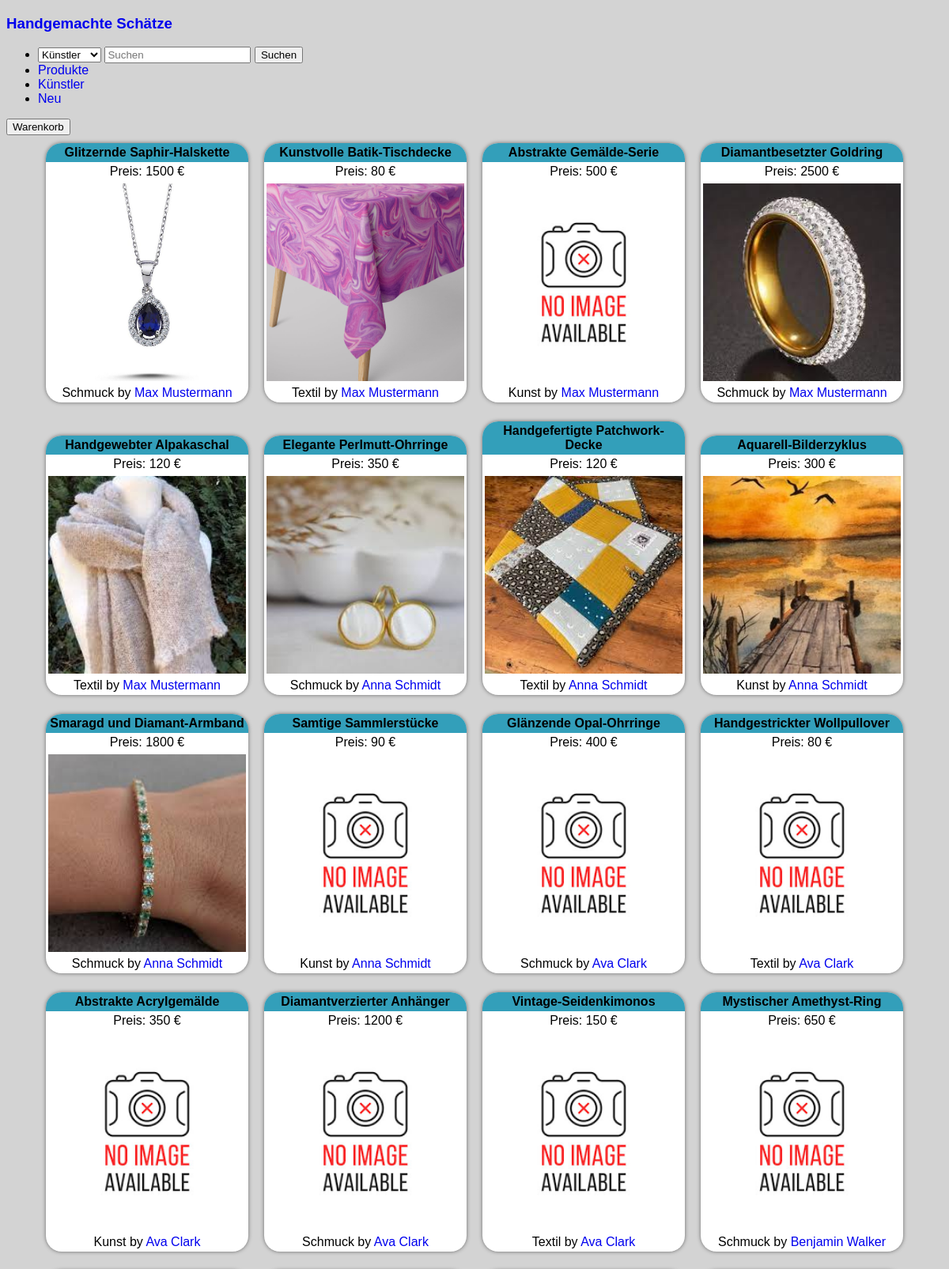
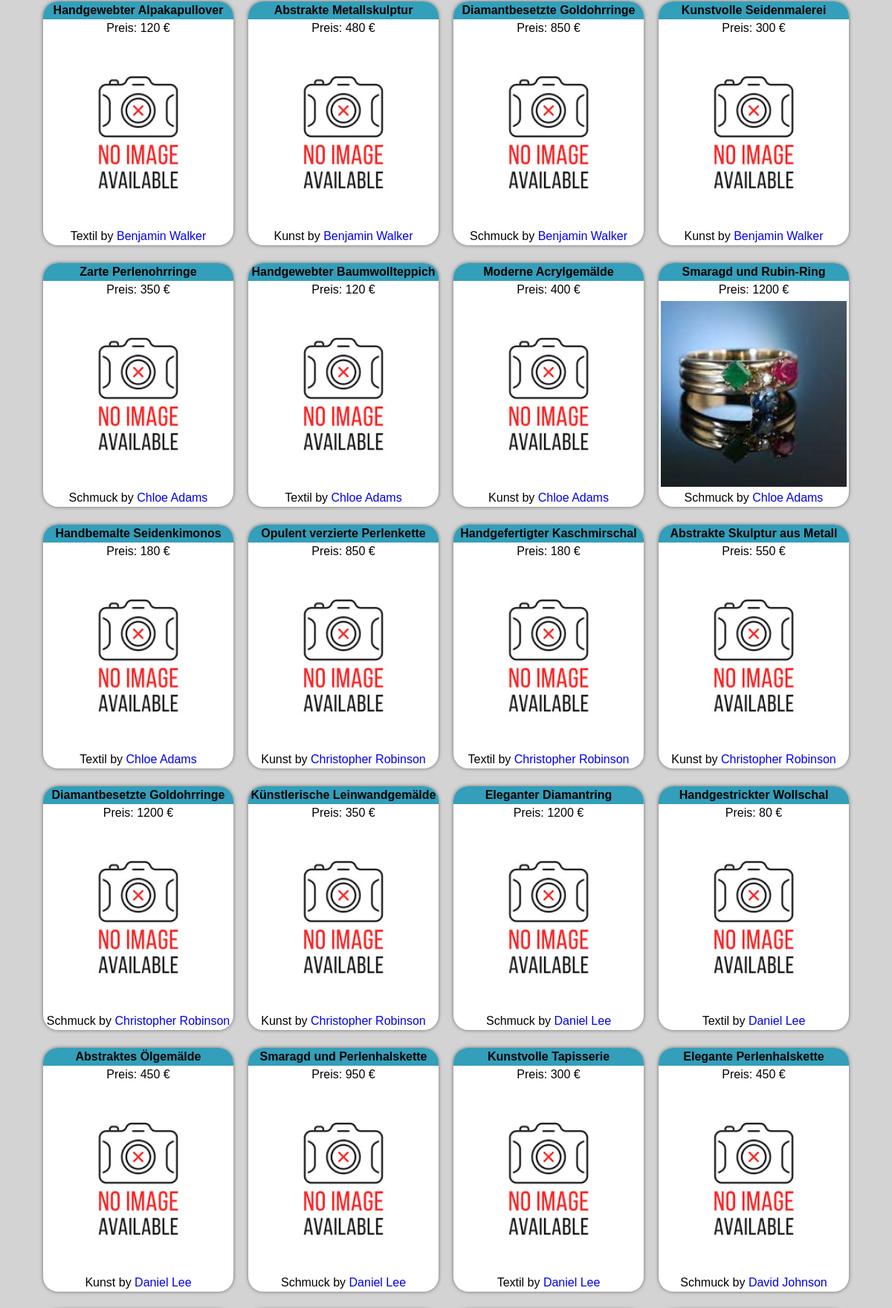
The page /php/alltable.php (upper part) on the database its author committed (2 pictures, top to bottom).
### tables this page shows
CREATE TABLE `products` (
  `id` int(11) NOT NULL,
  `pname` varchar(50) NOT NULL,
  `description` text NOT NULL,
  `img_path` varchar(60) DEFAULT NULL,
  `price` int(11) NOT NULL,
  `artist_name` varchar(20) NOT NULL,
  `category` varchar(10) NOT NULL,
  `available` tinyint(1) NOT NULL
);

### php/alltable.php (the view, shortened to what this page needs)
<!DOCTYPE html>
<html>
    <head>
    <link href="../tebllen.css" rel="stylesheet" type="text/css" media="screen" />
    </head>
    <body class="choice_body">
    <div id="includeNavbar"></div>
                <div class="container">
                    <div class="table_div container">
                        <?php
                         require("connection.php");
                            $sql = "SELECT * FROM products where available = 1";
                            $result = $connection->query($sql);
                            if ($result) {
                                while ($row = $result->fetch_assoc()) {
                                    if(!file_exists("../Bildes/" . $row['img_path']) || empty($row['img_path'])){
                                    $row['img_path'] = 'noimage.png';
                                    }
                                        echo "<div class='klick'>";
                                        echo "<a href='../Product/product.php?id=$row[id]'> ";
                                            echo "<table class='choice_table' cellspacing=0 cellpadding=0>";
                                            echo "<tr>";
                                            echo "<th class='td pname'>". $row["pname"]."</th>";
                                            echo "</tr>";
                                            echo "<tr>";
                                            echo "<td class='td Preis'>"."Preis: ". $row["price"]. " €"."</td>";
                                            echo "</tr>";
                                            echo "<tr>";
                                            echo '<td colspan="2"><div class = "product_image" style="background-image:url(../Bildes/' . $row['img_path'] . ');"></div></td>';
                                            echo "</tr>";
                                            echo "<tr>";
                                            echo "<td class='td Künstler'>". $row["category"]." by <a href='../Product/product.php?artist_name=".$row['artist_name']."'>" . $row['artist_name'] ."</a></td>";
                                            echo "</tr>";
                                            echo "</table>";
                                        echo "</a>";
                                        echo "</div>";
                                }
                            } else {
                                echo "Fehler bei der Abfrage: " . $connection->error;
                            }
                        ?>
                    </div>
                </div>
    </body>
</html>

### tebllen.css (style rules this page uses)
body { font-family: Arial, Helvetica, sans-serif; background-color: lightgrey; }
.container { text-align:center ; width: 100%; height: 100%; }
.choice_table { position: relative; text-align: center; width: 15%; background-color: white; border-radius: 20px; box-shadow: 0px 0px 5px rgba(0,0,0,0.5); overflow: hidden; margin: 0; padding: 0; }
.choice_table th { background-color:rgb(0, 136, 169, 0.8); margin: 0; padding: 3px; }
.choice_table td { margin: 0; padding: 3px; }
a { text-decoration: none; cursor: pointer; }
.choice_table { width: 250px; text-decoration: none; color: #000; }
.product_image { width: 250px; height: 250px; background-size: cover; background-repeat: no-repeat; background-position: center center; }
.klick { margin-right: 45%; display: inline-block; margin: 10px; cursor: pointer; transition: all 0.5s; }

### rows shown on the page
products: pname "Glitzernde Saphir-Halskette", price "1500", img_path (picture), category "Schmuck", artist_name "Max Mustermann"
products: pname "Kunstvolle Batik-Tischdecke", price "80", img_path (picture), category "Textil", artist_name "Max Mustermann"
products: pname "Abstrakte Gemälde-Serie", price "500", category "Kunst", artist_name "Max Mustermann"
products: pname "Diamantbesetzter Goldring", price "2500", img_path (picture), category "Schmuck", artist_name "Max Mustermann"
products: pname "Handgewebter Alpakaschal", price "120", img_path (picture), category "Textil", artist_name "Max Mustermann"
products: pname "Elegante Perlmutt-Ohrringe", price "350", img_path (picture), category "Schmuck", artist_name "Anna Schmidt"
products: pname "Handgefertigte Patchwork-Decke", price "120", img_path (picture), category "Textil", artist_name "Anna Schmidt"
products: pname "Aquarell-Bilderzyklus", price "300", img_path (picture), category "Kunst", artist_name "Anna Schmidt"
products: pname "Smaragd und Diamant-Armband", price "1800", img_path (picture), category "Schmuck", artist_name "Anna Schmidt"
products: pname "Samtige Sammlerstücke", price "90", category "Kunst", artist_name "Anna Schmidt"
products: pname "Glänzende Opal-Ohrringe", price "400", category "Schmuck", artist_name "Ava Clark"
products: pname "Handgestrickter Wollpullover", price "80", category "Textil", artist_name "Ava Clark"
products: pname "Abstrakte Acrylgemälde", price "350", category "Kunst", artist_name "Ava Clark"
products: pname "Diamantverzierter Anhänger", price "1200", category "Schmuck", artist_name "Ava Clark"
products: pname "Vintage-Seidenkimonos", price "150", category "Textil", artist_name "Ava Clark"
products: pname "Mystischer Amethyst-Ring", price "650", category "Schmuck", artist_name "Benjamin Walker"
products: pname "Handgewebter Alpakapullover", price "120", category "Textil", artist_name "Benjamin Walker"
products: pname "Abstrakte Metallskulptur", price "480", category "Kunst", artist_name "Benjamin Walker"
products: pname "Diamantbesetzte Goldohrringe", price "850", category "Schmuck", artist_name "Benjamin Walker"
products: pname "Kunstvolle Seidenmalerei", price "300", category "Kunst", artist_name "Benjamin Walker"
products: pname "Zarte Perlenohrringe", price "350", category "Schmuck", artist_name "Chloe Adams"
products: pname "Handgewebter Baumwollteppich", price "120", category "Textil", artist_name "Chloe Adams"
products: pname "Moderne Acrylgemälde", price "400", category "Kunst", artist_name "Chloe Adams"
products: pname "Smaragd und Rubin-Ring", price "1200", img_path (picture), category "Schmuck", artist_name "Chloe Adams"
products: pname "Handbemalte Seidenkimonos", price "180", category "Textil", artist_name "Chloe Adams"
products: pname "Opulent verzierte Perlenkette", price "850", category "Kunst", artist_name "Christopher Robinson"
products: pname "Handgefertigter Kaschmirschal", price "180", category "Textil", artist_name "Christopher Robinson"
products: pname "Abstrakte Skulptur aus Metall", price "550", category "Kunst", artist_name "Christopher Robinson"
products: pname "Diamantbesetzte Goldohrringe", price "1200", category "Schmuck", artist_name "Christopher Robinson"
products: pname "Künstlerische Leinwandgemälde", price "350", category "Kunst", artist_name "Christopher Robinson"
products: pname "Eleganter Diamantring", price "1200", category "Schmuck", artist_name "Daniel Lee"
products: pname "Handgestrickter Wollschal", price "80", category "Textil", artist_name "Daniel Lee"
products: pname "Abstraktes Ölgemälde", price "450", category "Kunst", artist_name "Daniel Lee"
products: pname "Smaragd und Perlenhalskette", price "950", category "Schmuck", artist_name "Daniel Lee"
products: pname "Kunstvolle Tapisserie", price "300", category "Textil", artist_name "Daniel Lee"
products: pname "Elegante Perlenhalskette", price "450", category "Schmuck", artist_name "David Johnson"
